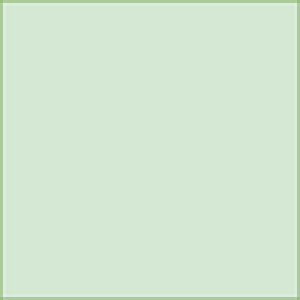
#> input picture docs/teste/back_small.png, 100 x 100 px, shrunk from 181 x 181 before the run (shown 3 times larger)
$ python merge.py
#> lines starting #> are read from the running program, lines starting #| are printed output that depends on the picture
import cv2
import numpy as np

base_image = cv2.imread("back_small.png")
#> base_image is the input picture: shape (100, 100, 3); mean B, G, R 209.9, 231, 211.4
# base_image = cv2.imread("back.jpg")
x_offset=y_offset=15

mean = 10   # some constant
std = 10.0    # some constant (standard deviation)

for x in range(1, 10):
    s_img = cv2.imread("./img/"+str(x).zfill(3)+".png")
    l_img = base_image + np.random.normal(mean, std, base_image.shape)
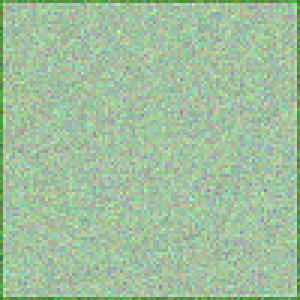
#> l_img: shape (100, 100, 3) float64 (shown 3 times larger); mean B, G, R 219.9, 241, 221.4; drawn with min black and max white
    cv2.imwrite('./video/001_'+str(x)+'_a.png', l_img)
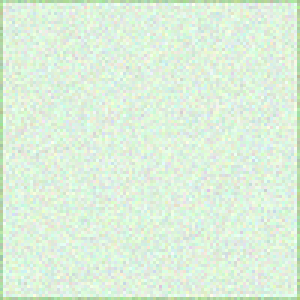
#> saved as 001_1_a.png: shape (100, 100, 3) (shown 3 times larger); mean B, G, R 219.8, 240.6, 221.4

for x in range(1, 11):

    s_img = cv2.imread("./img/"+str(x).zfill(3)+".png")

    l_img = base_image + np.random.normal(mean, std, base_image.shape)
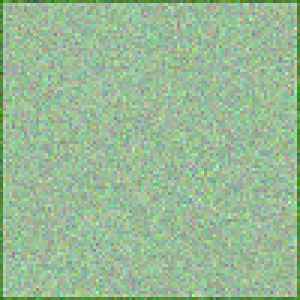
#> l_img: shape (100, 100, 3) float64 (shown 3 times larger); mean B, G, R 219.9, 241.1, 221.4; drawn with min black and max white

#> (the run stopped early here; a loop or call above may not have finished)
